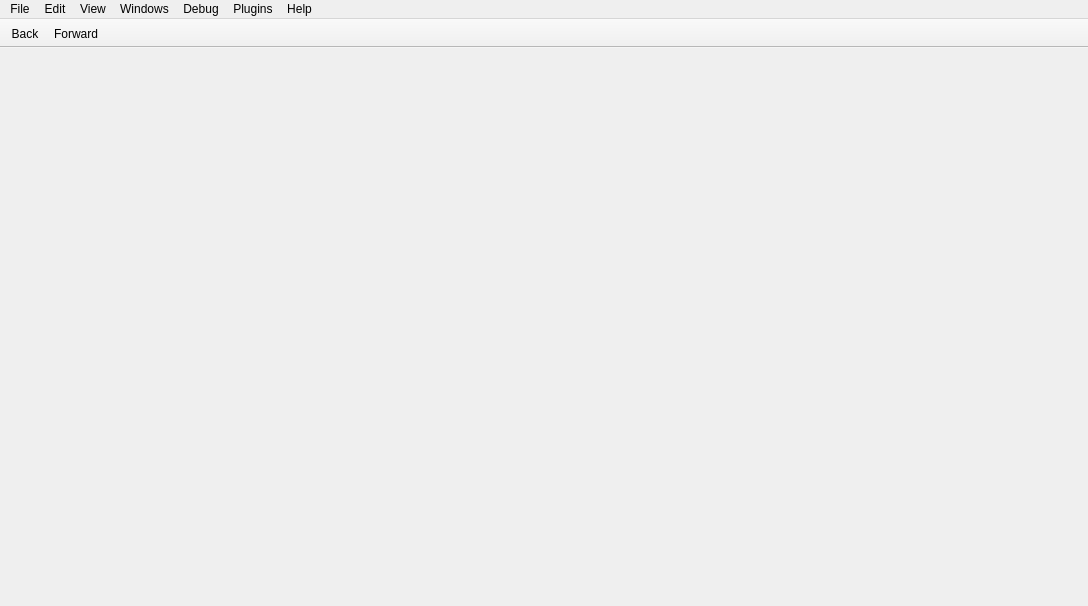
<?xml version="1.0" encoding="UTF-8"?>
<ui version="4.0">
 <class>MainWindow</class>
 <widget class="QMainWindow" name="MainWindow">
  <property name="geometry">
   <rect>
    <x>0</x>
    <y>0</y>
    <width>1088</width>
    <height>606</height>
   </rect>
  </property>
  <property name="sizePolicy">
   <sizepolicy hsizetype="Expanding" vsizetype="Expanding">
    <horstretch>0</horstretch>
    <verstretch>0</verstretch>
   </sizepolicy>
  </property>
  <property name="windowTitle">
   <string notr="true">Cutter</string>
  </property>
  <property name="styleSheet">
   <string notr="true">QHeaderView::section {
     padding: 3px;
     padding-left: 10px;
/*     border: 2px solid white;*/
}

QMainWindow &gt; QTabBar
{
    qproperty-drawBase: 0;
}

QMainWindow &gt; QTabBar::tab {
    border-bottom-color: #2180a9;
    border-top-left-radius: 0px;
    border-top-right-radius: 0px;
    min-width: 8px;
    max-width: 200px;
    padding: 5px;
    margin-bottom: 3px;
    margin-top: 3px;
}

QMainWindow &gt; QTabBar::tab:selected {
    background: #2180a9;
    color: #FFFFFF;
}

QMainWindow &gt; QTabBar::tab:hover {
    background: #2180a9;      /* #3C879E; */
    color: #FFFFFF;
}

QDockWidget::title {
    text-align: center;
}

QToolTip {
	background-color: #444;
	border: 3px solid #444;
	color: rgb(232, 232, 232);
	font: 11pt &quot;Monaco&quot;;
}
</string>
  </property>
  <property name="documentMode">
   <bool>false</bool>
  </property>
  <property name="dockNestingEnabled">
   <bool>true</bool>
  </property>
  <widget class="QMenu" name="addExtraWidgets">
   <property name="title">
    <string>Add extra...</string>
   </property>
  </widget>
  <widget class="QMenuBar" name="menuBar">
   <property name="geometry">
    <rect>
     <x>0</x>
     <y>0</y>
     <width>1088</width>
     <height>12</height>
    </rect>
   </property>
   <property name="defaultUp">
    <bool>false</bool>
   </property>
   <property name="nativeMenuBar">
    <bool>true</bool>
   </property>
   <widget class="QMenu" name="menuFile">
    <property name="geometry">
     <rect>
      <x>378</x>
      <y>100</y>
      <width>57</width>
      <height>160</height>
     </rect>
    </property>
    <property name="title">
     <string>File</string>
    </property>
    <addaction name="actionNew"/>
    <addaction name="actionOpen"/>
    <addaction name="separator"/>
    <addaction name="actionImportPDB"/>
    <addaction name="separator"/>
    <addaction name="actionSave"/>
    <addaction name="actionSaveAs"/>
    <addaction name="actionExport_as_code"/>
    <addaction name="separator"/>
    <addaction name="actionRun_Script"/>
    <addaction name="separator"/>
    <addaction name="actionQuit"/>
    <addaction name="separator"/>
   </widget>
   <widget class="QMenu" name="menuView">
    <property name="title">
     <string>View</string>
    </property>
    <property name="tabsOnTop" stdset="0">
     <bool>false</bool>
    </property>
    <addaction name="actionRefresh_contents"/>
    <addaction name="separator"/>
    <addaction name="actionDefault"/>
    <addaction name="actionReset_settings"/>
    <addaction name="separator"/>
    <addaction name="actionLock"/>
    <addaction name="actionTabs_on_Top"/>
   </widget>
   <widget class="QMenu" name="menuHelp">
    <property name="title">
     <string>Help</string>
    </property>
    <addaction name="actionAbout"/>
   </widget>
   <widget class="QMenu" name="menuEdit">
    <property name="title">
     <string>Edit</string>
    </property>
    <addaction name="actionSearch"/>
    <addaction name="actionUndoSeek"/>
    <addaction name="actionRedoSeek"/>
    <addaction name="separator"/>
    <addaction name="actionPreferences"/>
   </widget>
   <widget class="QMenu" name="menuWindows">
    <property name="title">
     <string>Windows</string>
    </property>
    <widget class="QMenu" name="menuAddExtraWidget">
     <property name="title">
      <string>Add extra...</string>
     </property>
     <addaction name="actionExtraGraph"/>
     <addaction name="actionExtraHexdump"/>
     <addaction name="actionExtraDisassembly"/>
    </widget>
    <widget class="QMenu" name="menuAddInfoWidgets">
     <property name="title">
      <string>Info...</string>
     </property>
     <addaction name="actionEntrypoints"/>
     <addaction name="actionClasses"/>
     <addaction name="actionImports"/>
     <addaction name="actionExports"/>
     <addaction name="actionSymbols"/>
     <addaction name="actionSDBBrowser"/>
     <addaction name="actionResources"/>
     <addaction name="actionVTables"/>
     <addaction name="actionTypes"/>
     <addaction name="actionFlags"/>
     <addaction name="actionSections"/>
     <addaction name="actionSegments"/>
     <addaction name="actionHeaders"/>
     <addaction name="actionZignatures"/>
     <addaction name="actionRelocs"/>
    </widget>
    <widget class="QMenu" name="menuAddDebugWidgets">
     <property name="title">
      <string>Debug...</string>
     </property>
     <addaction name="actionStack"/>
     <addaction name="actionRegisters"/>
     <addaction name="actionBacktrace"/>
     <addaction name="actionMemoryMap"/>
     <addaction name="actionBreakpoint"/>
     <addaction name="actionRegisterRefs"/>
    </widget>
    <addaction name="actionDashboard"/>
    <addaction name="separator"/>
    <addaction name="actionDisassembly"/>
    <addaction name="actionGraph"/>
    <addaction name="actionHexdump"/>
    <addaction name="actionPseudocode"/>
    <addaction name="actionFunctions"/>
    <addaction name="actionSidebar"/>
    <addaction name="separator"/>
    <addaction name="actionStrings"/>
    <addaction name="actionSearch"/>
    <addaction name="separator"/>
    <addaction name="menuAddInfoWidgets"/>
    <addaction name="menuAddDebugWidgets"/>
    <addaction name="separator"/>
    <addaction name="actionComments"/>
    <addaction name="actionConsole"/>
    <addaction name="actionJupyter"/>
    <addaction name="separator"/>
    <addaction name="menuAddExtraWidget"/>
   </widget>
   <widget class="QMenu" name="menuDebug">
    <property name="title">
     <string>Debug</string>
    </property>
   </widget>
   <widget class="QMenu" name="menuPlugins">
    <property name="title">
     <string>Plugins</string>
    </property>
   </widget>
   <addaction name="menuFile"/>
   <addaction name="menuEdit"/>
   <addaction name="menuView"/>
   <addaction name="menuWindows"/>
   <addaction name="menuDebug"/>
   <addaction name="menuPlugins"/>
   <addaction name="menuHelp"/>
  </widget>
  <widget class="QToolBar" name="mainToolBar">
   <property name="sizePolicy">
    <sizepolicy hsizetype="Preferred" vsizetype="Fixed">
     <horstretch>0</horstretch>
     <verstretch>0</verstretch>
    </sizepolicy>
   </property>
   <property name="contextMenuPolicy">
    <enum>Qt::DefaultContextMenu</enum>
   </property>
   <property name="windowTitle">
    <string notr="true">Main toolbar</string>
   </property>
   <property name="movable">
    <bool>false</bool>
   </property>
   <property name="iconSize">
    <size>
     <width>16</width>
     <height>16</height>
    </size>
   </property>
   <property name="toolButtonStyle">
    <enum>Qt::ToolButtonIconOnly</enum>
   </property>
   <attribute name="toolBarArea">
    <enum>TopToolBarArea</enum>
   </attribute>
   <attribute name="toolBarBreak">
    <bool>false</bool>
   </attribute>
   <addaction name="actionBackward"/>
   <addaction name="actionForward"/>
  </widget>
  <action name="actionDefault">
   <property name="text">
    <string>Reset Layout</string>
   </property>
   <property name="toolTip">
    <string>Reset layout</string>
   </property>
  </action>
  <action name="actionZen">
   <property name="text">
    <string>Zen Mode</string>
   </property>
   <property name="toolTip">
    <string>Zen mode</string>
   </property>
  </action>
  <action name="actionAbout">
   <property name="text">
    <string>About</string>
   </property>
  </action>
  <action name="actionNew">
   <property name="text">
    <string>New</string>
   </property>
   <property name="shortcut">
    <string>Ctrl+N</string>
   </property>
  </action>
  <action name="actionClose">
   <property name="text">
    <string>Close</string>
   </property>
  </action>
  <action name="actionSave_workspace">
   <property name="text">
    <string>Save layout</string>
   </property>
   <property name="toolTip">
    <string>Save layout</string>
   </property>
  </action>
  <action name="actionDocumentation">
   <property name="text">
    <string>Documentation</string>
   </property>
  </action>
  <action name="actionOpen">
   <property name="text">
    <string>Open</string>
   </property>
   <property name="shortcut">
    <string>Ctrl+O</string>
   </property>
  </action>
  <action name="actionSave">
   <property name="text">
    <string>Save</string>
   </property>
   <property name="shortcut">
    <string>Ctrl+S</string>
   </property>
  </action>
  <action name="actionUndoSeek">
   <property name="text">
    <string>Undo Seek</string>
   </property>
  </action>
  <action name="actionRedoSeek">
   <property name="text">
    <string>Redo Seek</string>
   </property>
  </action>
  <action name="actionCut">
   <property name="text">
    <string>Cut</string>
   </property>
  </action>
  <action name="actionCopy">
   <property name="text">
    <string>Copy</string>
   </property>
  </action>
  <action name="actionPaste">
   <property name="text">
    <string>Paste</string>
   </property>
  </action>
  <action name="actionDelete">
   <property name="text">
    <string>Delete</string>
   </property>
  </action>
  <action name="actionSelect_all">
   <property name="text">
    <string>Select all</string>
   </property>
   <property name="toolTip">
    <string>Select all</string>
   </property>
  </action>
  <action name="actionFind">
   <property name="text">
    <string>Find</string>
   </property>
  </action>
  <action name="actionFind_next">
   <property name="text">
    <string>Find next</string>
   </property>
   <property name="toolTip">
    <string>Find next</string>
   </property>
  </action>
  <action name="actionFind_previous">
   <property name="text">
    <string>Find previous</string>
   </property>
   <property name="toolTip">
    <string>Find previous</string>
   </property>
  </action>
  <action name="actionBackward">
   <property name="icon">
    <iconset resource="resources.qrc">
     <normaloff>:/img/icons/arrow_left_light.svg</normaloff>:/img/icons/arrow_left_light.svg</iconset>
   </property>
   <property name="text">
    <string>Back</string>
   </property>
   <property name="toolTip">
    <string>Go back</string>
   </property>
  </action>
  <action name="actionForward">
   <property name="icon">
    <iconset resource="resources.qrc">
     <normaloff>:/img/icons/arrow_right_light.svg</normaloff>:/img/icons/arrow_right_light.svg</iconset>
   </property>
   <property name="text">
    <string>Forward</string>
   </property>
  </action>
  <action name="actionLock">
   <property name="checkable">
    <bool>true</bool>
   </property>
   <property name="checked">
    <bool>true</bool>
   </property>
   <property name="text">
    <string>Unlock Panels</string>
   </property>
   <property name="toolTip">
    <string>Toggle panel locks</string>
   </property>
   <property name="iconVisibleInMenu">
    <bool>false</bool>
   </property>
  </action>
  <action name="actionLockUnlock">
   <property name="checkable">
    <bool>true</bool>
   </property>
   <property name="icon">
    <iconset resource="resources.qrc">
     <normaloff>:/unlock</normaloff>:/unlock</iconset>
   </property>
   <property name="text">
    <string>Lock/Unlock</string>
   </property>
   <property name="toolTip">
    <string>Lock/Unlock</string>
   </property>
  </action>
  <action name="actionStrings">
   <property name="checkable">
    <bool>true</bool>
   </property>
   <property name="text">
    <string>Strings</string>
   </property>
   <property name="toolTip">
    <string>Show/Hide Strings panel</string>
   </property>
  </action>
  <action name="actionSections">
   <property name="checkable">
    <bool>true</bool>
   </property>
   <property name="text">
    <string>Sections</string>
   </property>
   <property name="toolTip">
    <string>Show/Hide Sections panel</string>
   </property>
  </action>
  <action name="actionSegments">
   <property name="checkable">
    <bool>true</bool>
   </property>
   <property name="text">
    <string>Segments</string>
   </property>
   <property name="toolTip">
    <string>Show/Hide Segments panel</string>
   </property>
  </action>
  <action name="actionFunctions">
   <property name="checkable">
    <bool>true</bool>
   </property>
   <property name="text">
    <string>Functions</string>
   </property>
   <property name="toolTip">
    <string>Show/Hide Functions panel</string>
   </property>
  </action>
  <action name="actionImports">
   <property name="checkable">
    <bool>true</bool>
   </property>
   <property name="text">
    <string>Imports</string>
   </property>
   <property name="toolTip">
    <string>Show/Hide Imports panel</string>
   </property>
  </action>
  <action name="actionSymbols">
   <property name="checkable">
    <bool>true</bool>
   </property>
   <property name="text">
    <string>Symbols</string>
   </property>
   <property name="toolTip">
    <string>Show/Hide Symbols panel</string>
   </property>
  </action>
  <action name="actionRelocs">
   <property name="checkable">
    <bool>true</bool>
   </property>
   <property name="text">
    <string>Relocs</string>
   </property>
   <property name="toolTip">
    <string>Show/Hide Relocs panel</string>
   </property>
  </action>
  <action name="actionFlags">
   <property name="checkable">
    <bool>true</bool>
   </property>
   <property name="text">
    <string>Flags</string>
   </property>
   <property name="toolTip">
    <string>Show/Hide Flags panel</string>
   </property>
  </action>
  <action name="actionMem">
   <property name="checkable">
    <bool>false</bool>
   </property>
   <property name="text">
    <string>Memory</string>
   </property>
   <property name="toolTip">
    <string>Show/Hide Memory panel</string>
   </property>
  </action>
  <action name="actionTheme">
   <property name="checkable">
    <bool>false</bool>
   </property>
   <property name="icon">
    <iconset resource="resources.qrc">
     <normaloff>:/img/icons/themes.svg</normaloff>:/img/icons/themes.svg</iconset>
   </property>
   <property name="text">
    <string>Theme</string>
   </property>
   <property name="autoRepeat">
    <bool>false</bool>
   </property>
   <property name="menuRole">
    <enum>QAction::PreferencesRole</enum>
   </property>
  </action>
  <action name="actionTabs">
   <property name="icon">
    <iconset resource="resources.qrc">
     <normaloff>:/img/icons/tabs.svg</normaloff>:/img/icons/tabs.svg</iconset>
   </property>
   <property name="text">
    <string>Tabs up/down</string>
   </property>
   <property name="toolTip">
    <string>Tabs up/down</string>
   </property>
  </action>
  <action name="actionRefresh_Panels">
   <property name="icon">
    <iconset resource="resources.qrc">
     <normaloff>:/img/icons/spin.svg</normaloff>:/img/icons/spin.svg</iconset>
   </property>
   <property name="text">
    <string>Refresh</string>
   </property>
  </action>
  <action name="actionComments">
   <property name="checkable">
    <bool>true</bool>
   </property>
   <property name="text">
    <string>Comments</string>
   </property>
   <property name="toolTip">
    <string>Show/Hide comments</string>
   </property>
  </action>
  <action name="actionTabs_on_Top">
   <property name="checkable">
    <bool>true</bool>
   </property>
   <property name="text">
    <string>Show Tabs at the Top</string>
   </property>
   <property name="toolTip">
    <string>Toggle tab position</string>
   </property>
  </action>
  <action name="actionDark_Theme">
   <property name="text">
    <string>Dark Theme</string>
   </property>
  </action>
  <action name="actionLoad_workspace">
   <property name="text">
    <string>Load layout</string>
   </property>
   <property name="toolTip">
    <string>Load layout</string>
   </property>
  </action>
  <action name="actionWhite_Theme">
   <property name="text">
    <string>Default Theme</string>
   </property>
  </action>
  <action name="actionBindiff">
   <property name="text">
    <string>Bindiff</string>
   </property>
  </action>
  <action name="actionAnalysis">
   <property name="text">
    <string>Analysis</string>
   </property>
  </action>
  <action name="actionTest_menu">
   <property name="text">
    <string>Test menu</string>
   </property>
  </action>
  <action name="actionHexCopy_Hexpair">
   <property name="text">
    <string>Copy hexpair</string>
   </property>
   <property name="toolTip">
    <string>Copy hexpair</string>
   </property>
  </action>
  <action name="actionHexCopy_Text">
   <property name="text">
    <string>Copy text</string>
   </property>
   <property name="toolTip">
    <string>Copy text</string>
   </property>
  </action>
  <action name="actionHexCopy_ASCII">
   <property name="text">
    <string>Copy ASCII</string>
   </property>
  </action>
  <action name="actionHexInsert_String">
   <property name="text">
    <string>Insert string</string>
   </property>
   <property name="toolTip">
    <string>Insert string</string>
   </property>
  </action>
  <action name="actionHexInsert_Hex">
   <property name="text">
    <string>Insert hex</string>
   </property>
   <property name="toolTip">
    <string>Insert hex</string>
   </property>
  </action>
  <action name="actionHexEdit">
   <property name="text">
    <string>Edit</string>
   </property>
  </action>
  <action name="actionHexPaste">
   <property name="text">
    <string>Paste</string>
   </property>
  </action>
  <action name="actionDisas_ShowHideBytes">
   <property name="text">
    <string>Show/Hide bytes</string>
   </property>
  </action>
  <action name="actionDisasSwitch_case">
   <property name="text">
    <string>Switch case</string>
   </property>
  </action>
  <action name="actionDisasCopy_All">
   <property name="text">
    <string>Copy all</string>
   </property>
   <property name="toolTip">
    <string>Copy all</string>
   </property>
  </action>
  <action name="actionDisasCopy_Bytes">
   <property name="text">
    <string>Copy bytes</string>
   </property>
   <property name="toolTip">
    <string>Copy bytes</string>
   </property>
  </action>
  <action name="actionDisasCopy_Disasm">
   <property name="text">
    <string>Copy disasm</string>
   </property>
   <property name="toolTip">
    <string>Copy disasm</string>
   </property>
  </action>
  <action name="actionDisplayOptions">
   <property name="text">
    <string>Copy disasm</string>
   </property>
   <property name="toolTip">
    <string>Copy disasm</string>
   </property>
  </action>
  <action name="actionStart_Web_Server">
   <property name="checkable">
    <bool>true</bool>
   </property>
   <property name="icon">
    <iconset resource="resources.qrc">
     <normaloff>:/img/icons/cloud.svg</normaloff>:/img/icons/cloud.svg</iconset>
   </property>
   <property name="text">
    <string>Start web server</string>
   </property>
   <property name="toolTip">
    <string>Start web server</string>
   </property>
  </action>
  <action name="action1column">
   <property name="text">
    <string>1</string>
   </property>
  </action>
  <action name="action2columns">
   <property name="text">
    <string>2</string>
   </property>
  </action>
  <action name="action4columns">
   <property name="text">
    <string>4</string>
   </property>
  </action>
  <action name="action8columns">
   <property name="text">
    <string>8</string>
   </property>
  </action>
  <action name="action16columns">
   <property name="text">
    <string>16</string>
   </property>
  </action>
  <action name="action32columns">
   <property name="text">
    <string>32</string>
   </property>
  </action>
  <action name="action64columns">
   <property name="text">
    <string>64</string>
   </property>
  </action>
  <action name="actionSyntax_AT_T_Intel">
   <property name="text">
    <string>Syntax AT&amp;T/Intel</string>
   </property>
  </action>
  <action name="actionFunctionsRename">
   <property name="text">
    <string>Rename</string>
   </property>
  </action>
  <action name="actionFunctionsUndefine">
   <property name="text">
    <string>Undefine</string>
   </property>
  </action>
  <action name="actionDisasRename">
   <property name="text">
    <string>Rename</string>
   </property>
  </action>
  <action name="actionDisasmUndefine">
   <property name="text">
    <string>Undefine</string>
   </property>
  </action>
  <action name="actionDisasAdd_comment">
   <property name="text">
    <string>Add comment</string>
   </property>
  </action>
  <action name="actionhide_bottomPannel">
   <property name="checkable">
    <bool>true</bool>
   </property>
   <property name="icon">
    <iconset resource="resources.qrc">
     <normaloff>:/img/icons/down.svg</normaloff>:/img/icons/down.svg</iconset>
   </property>
   <property name="text">
    <string>Show/Hide bottom pannel</string>
   </property>
   <property name="toolTip">
    <string>Show/Hide bottom pannel</string>
   </property>
  </action>
  <action name="actionSDBBrowser">
   <property name="checkable">
    <bool>true</bool>
   </property>
   <property name="text">
    <string>SDB Browser</string>
   </property>
  </action>
  <action name="actionRun_Script">
   <property name="text">
    <string>Run Script</string>
   </property>
  </action>
  <action name="actionDashboard">
   <property name="checkable">
    <bool>true</bool>
   </property>
   <property name="text">
    <string>Dashboard</string>
   </property>
   <property name="toolTip">
    <string>Show/Hide Dashboard panel</string>
   </property>
  </action>
  <action name="actionReset_settings">
   <property name="text">
    <string>Reset Settings</string>
   </property>
   <property name="toolTip">
    <string>Reset settings</string>
   </property>
  </action>
  <action name="actionQuit">
   <property name="text">
    <string>Quit</string>
   </property>
   <property name="shortcut">
    <string>Ctrl+Q</string>
   </property>
  </action>
  <action name="actionExports">
   <property name="checkable">
    <bool>true</bool>
   </property>
   <property name="text">
    <string>Exports</string>
   </property>
   <property name="toolTip">
    <string>Show/Hide Exports panel</string>
   </property>
  </action>
  <action name="actionRefresh_contents">
   <property name="text">
    <string>Refresh Contents</string>
   </property>
   <property name="toolTip">
    <string>Refresh contents</string>
   </property>
  </action>
  <action name="actionDisplay_Esil">
   <property name="checkable">
    <bool>true</bool>
   </property>
   <property name="text">
    <string>Show ESIL rather than assembly</string>
   </property>
  </action>
  <action name="actionDisplay_Pseudocode">
   <property name="checkable">
    <bool>true</bool>
   </property>
   <property name="text">
    <string>Show pseudocode rather than assembly</string>
   </property>
  </action>
  <action name="actionEntrypoints">
   <property name="checkable">
    <bool>true</bool>
   </property>
   <property name="text">
    <string>Entry Points</string>
   </property>
  </action>
  <action name="actionDisplay_Offsets">
   <property name="checkable">
    <bool>true</bool>
   </property>
   <property name="checked">
    <bool>true</bool>
   </property>
   <property name="text">
    <string>Display offsets</string>
   </property>
  </action>
  <action name="actionPreferences">
   <property name="text">
    <string>Preferences</string>
   </property>
  </action>
  <action name="actionSaveAs">
   <property name="text">
    <string>Save As...</string>
   </property>
  </action>
  <action name="actionTmp">
   <property name="text">
    <string>Tmp</string>
   </property>
  </action>
  <action name="actionDisassembly">
   <property name="checkable">
    <bool>true</bool>
   </property>
   <property name="text">
    <string>Disassembly</string>
   </property>
  </action>
  <action name="actionGraph">
   <property name="checkable">
    <bool>true</bool>
   </property>
   <property name="text">
    <string>Graph</string>
   </property>
  </action>
  <action name="actionPseudocode">
   <property name="checkable">
    <bool>true</bool>
   </property>
   <property name="text">
    <string>Pseudocode</string>
   </property>
  </action>
  <action name="actionHexdump">
   <property name="checkable">
    <bool>true</bool>
   </property>
   <property name="text">
    <string>Hexdump</string>
   </property>
  </action>
  <action name="actionSidebar">
   <property name="checkable">
    <bool>true</bool>
   </property>
   <property name="text">
    <string>Sidebar</string>
   </property>
  </action>
  <action name="actionConsole">
   <property name="checkable">
    <bool>true</bool>
   </property>
   <property name="text">
    <string>Console</string>
   </property>
  </action>
  <action name="actionStack">
   <property name="checkable">
    <bool>true</bool>
   </property>
   <property name="text">
    <string>Stack</string>
   </property>
  </action>
  <action name="actionRegisters">
   <property name="checkable">
    <bool>true</bool>
   </property>
   <property name="text">
    <string>Registers</string>
   </property>
  </action>
  <action name="actionBacktrace">
   <property name="checkable">
    <bool>true</bool>
   </property>
   <property name="text">
    <string>Backtrace</string>
   </property>
  </action>
  <action name="actionMemoryMap">
   <property name="checkable">
    <bool>true</bool>
   </property>
   <property name="text">
    <string>Memory map</string>
   </property>
  </action>
  <action name="actionBreakpoint">
   <property name="checkable">
    <bool>true</bool>
   </property>
   <property name="text">
    <string>Breakpoints</string>
   </property>
  </action>
  <action name="actionRegisterRefs">
   <property name="checkable">
    <bool>true</bool>
   </property>
   <property name="text">
    <string>Register References</string>
   </property>
  </action>
  <action name="actionClasses">
   <property name="checkable">
    <bool>true</bool>
   </property>
   <property name="text">
    <string>Classes</string>
   </property>
  </action>
  <action name="actionImportPDB">
   <property name="text">
    <string>Import PDB</string>
   </property>
  </action>
  <action name="actionAnalyze">
   <property name="text">
    <string>Analyze</string>
   </property>
  </action>
  <action name="actionResources">
   <property name="checkable">
    <bool>true</bool>
   </property>
   <property name="text">
    <string>Resources</string>
   </property>
  </action>
  <action name="actionVTables">
   <property name="checkable">
    <bool>true</bool>
   </property>
   <property name="text">
    <string>VTables</string>
   </property>
   <property name="toolTip">
    <string>Show/Hide VTables panel</string>
   </property>
  </action>
  <action name="actionTypes">
   <property name="checkable">
    <bool>true</bool>
   </property>
   <property name="text">
    <string>Types</string>
   </property>
   <property name="toolTip">
    <string>Show/Hide Types panel</string>
   </property>
  </action>
  <action name="actionSearch">
   <property name="checkable">
    <bool>true</bool>
   </property>
   <property name="text">
    <string>Search</string>
   </property>
   <property name="toolTip">
    <string>Show/Hide Search panel</string>
   </property>
  </action>
  <action name="actionHeaders">
   <property name="checkable">
    <bool>true</bool>
   </property>
   <property name="text">
    <string>Headers</string>
   </property>
   <property name="toolTip">
    <string>Show/Hide Headers panel</string>
   </property>
  </action>
  <action name="actionZignatures">
   <property name="checkable">
    <bool>true</bool>
   </property>
   <property name="text">
    <string>Zignatures</string>
   </property>
   <property name="toolTip">
    <string>Show/Hide Zignatures panel</string>
   </property>
  </action>
  <action name="actionJupyter">
   <property name="checkable">
    <bool>true</bool>
   </property>
   <property name="text">
    <string>Jupyter</string>
   </property>
  </action>
  <action name="actionExport_as_code">
   <property name="text">
    <string>Export as code</string>
   </property>
  </action>
  <action name="actionExtraHexdump">
   <property name="text">
    <string>Hexdump view</string>
   </property>
  </action>
  <action name="actionExtraDisassembly">
   <property name="text">
    <string>Disassembly view</string>
   </property>
  </action>
  <action name="actionExtraGraph">
   <property name="text">
    <string>Graph view</string>
   </property>
  </action>
 </widget>
 <layoutdefault spacing="6" margin="11"/>
 <resources>
  <include location="resources.qrc"/>
 </resources>
 <connections/>
</ui>
